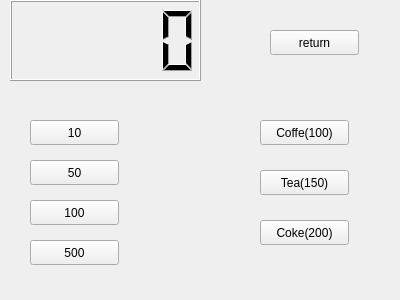
<?xml version="1.0" encoding="UTF-8"?>
<ui version="4.0">
 <class>Widget</class>
 <widget class="QWidget" name="Widget">
  <property name="geometry">
   <rect>
    <x>0</x>
    <y>0</y>
    <width>400</width>
    <height>300</height>
   </rect>
  </property>
  <property name="windowTitle">
   <string>Widget</string>
  </property>
  <widget class="QLCDNumber" name="lcdNumber">
   <property name="geometry">
    <rect>
     <x>10</x>
     <y>0</y>
     <width>191</width>
     <height>81</height>
    </rect>
   </property>
  </widget>
  <widget class="QPushButton" name="pb_10">
   <property name="geometry">
    <rect>
     <x>30</x>
     <y>120</y>
     <width>89</width>
     <height>25</height>
    </rect>
   </property>
   <property name="text">
    <string>10</string>
   </property>
  </widget>
  <widget class="QPushButton" name="pb_50">
   <property name="geometry">
    <rect>
     <x>30</x>
     <y>160</y>
     <width>89</width>
     <height>25</height>
    </rect>
   </property>
   <property name="text">
    <string>50</string>
   </property>
  </widget>
  <widget class="QPushButton" name="pb_100">
   <property name="geometry">
    <rect>
     <x>30</x>
     <y>200</y>
     <width>89</width>
     <height>25</height>
    </rect>
   </property>
   <property name="text">
    <string>100</string>
   </property>
  </widget>
  <widget class="QPushButton" name="pb_500">
   <property name="geometry">
    <rect>
     <x>30</x>
     <y>240</y>
     <width>89</width>
     <height>25</height>
    </rect>
   </property>
   <property name="text">
    <string>500</string>
   </property>
  </widget>
  <widget class="QPushButton" name="pb_Coffe">
   <property name="geometry">
    <rect>
     <x>260</x>
     <y>120</y>
     <width>89</width>
     <height>25</height>
    </rect>
   </property>
   <property name="text">
    <string>Coffe(100)</string>
   </property>
  </widget>
  <widget class="QPushButton" name="pb_Tea">
   <property name="geometry">
    <rect>
     <x>260</x>
     <y>170</y>
     <width>89</width>
     <height>25</height>
    </rect>
   </property>
   <property name="text">
    <string>Tea(150)</string>
   </property>
  </widget>
  <widget class="QPushButton" name="pb_Coke">
   <property name="geometry">
    <rect>
     <x>260</x>
     <y>220</y>
     <width>89</width>
     <height>25</height>
    </rect>
   </property>
   <property name="text">
    <string>Coke(200)</string>
   </property>
  </widget>
  <widget class="QPushButton" name="pb_Return">
   <property name="geometry">
    <rect>
     <x>270</x>
     <y>30</y>
     <width>89</width>
     <height>25</height>
    </rect>
   </property>
   <property name="text">
    <string>return</string>
   </property>
  </widget>
 </widget>
 <layoutdefault spacing="6" margin="11"/>
 <resources/>
 <connections/>
</ui>
